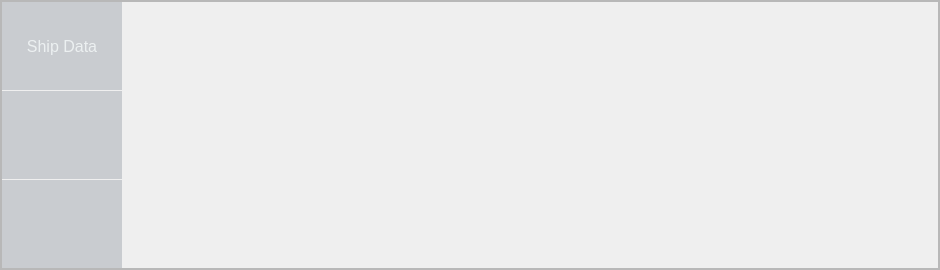
<?xml version="1.0" encoding="UTF-8"?>
<ui version="4.0">
 <class>ConnectionManager</class>
 <widget class="QWidget" name="ConnectionManager">
  <property name="geometry">
   <rect>
    <x>0</x>
    <y>0</y>
    <width>940</width>
    <height>270</height>
   </rect>
  </property>
  <property name="minimumSize">
   <size>
    <width>940</width>
    <height>0</height>
   </size>
  </property>
  <property name="maximumSize">
   <size>
    <width>16777215</width>
    <height>280</height>
   </size>
  </property>
  <property name="windowTitle">
   <string>Form</string>
  </property>
  <property name="styleSheet">
   <string notr="true"/>
  </property>
  <layout class="QHBoxLayout" name="horizontalLayout">
   <property name="spacing">
    <number>0</number>
   </property>
   <property name="leftMargin">
    <number>0</number>
   </property>
   <property name="topMargin">
    <number>0</number>
   </property>
   <property name="rightMargin">
    <number>0</number>
   </property>
   <property name="bottomMargin">
    <number>0</number>
   </property>
   <item>
    <widget class="QFrame" name="frameMain">
     <property name="styleSheet">
      <string notr="true"/>
     </property>
     <property name="frameShape">
      <enum>QFrame::StyledPanel</enum>
     </property>
     <property name="frameShadow">
      <enum>QFrame::Raised</enum>
     </property>
     <layout class="QHBoxLayout" name="horizontalLayout_2">
      <property name="spacing">
       <number>0</number>
      </property>
      <property name="leftMargin">
       <number>0</number>
      </property>
      <property name="topMargin">
       <number>0</number>
      </property>
      <property name="rightMargin">
       <number>0</number>
      </property>
      <property name="bottomMargin">
       <number>0</number>
      </property>
      <item>
       <widget class="QFrame" name="frameLayer">
        <property name="styleSheet">
         <string notr="true"/>
        </property>
        <property name="frameShape">
         <enum>QFrame::StyledPanel</enum>
        </property>
        <property name="frameShadow">
         <enum>QFrame::Raised</enum>
        </property>
        <layout class="QHBoxLayout" name="horizontalLayout_3">
         <property name="leftMargin">
          <number>0</number>
         </property>
         <property name="topMargin">
          <number>0</number>
         </property>
         <property name="rightMargin">
          <number>0</number>
         </property>
         <property name="bottomMargin">
          <number>0</number>
         </property>
         <item>
          <widget class="QFrame" name="frame_8">
           <property name="minimumSize">
            <size>
             <width>120</width>
             <height>0</height>
            </size>
           </property>
           <property name="styleSheet">
            <string notr="true">QPushButton{
border:none;
font: 12pt &quot;Segoe UI&quot;;
background-color: rgba(44, 62, 80,50);
color: rgb(236, 240, 241);
}

QPushButton:checked{
background-color: rgba(44, 62, 80,100);
color: rgba(236, 240, 241,200);
}

QPushButton:hover{
background-color: rgba(44, 62, 80,80);
color: rgba(236, 240, 241,220);
}

QPushButton:checked:hover{
background-color: rgba(44, 62, 80,150);
color: rgba(236, 240, 241,200);
}</string>
           </property>
           <property name="frameShape">
            <enum>QFrame::NoFrame</enum>
           </property>
           <property name="frameShadow">
            <enum>QFrame::Plain</enum>
           </property>
           <layout class="QGridLayout" name="gridLayout_6">
            <property name="leftMargin">
             <number>0</number>
            </property>
            <property name="topMargin">
             <number>0</number>
            </property>
            <property name="rightMargin">
             <number>0</number>
            </property>
            <property name="bottomMargin">
             <number>0</number>
            </property>
            <property name="horizontalSpacing">
             <number>0</number>
            </property>
            <property name="verticalSpacing">
             <number>1</number>
            </property>
            <item row="0" column="0">
             <widget class="QPushButton" name="pbShs">
              <property name="sizePolicy">
               <sizepolicy hsizetype="Preferred" vsizetype="Preferred">
                <horstretch>0</horstretch>
                <verstretch>0</verstretch>
               </sizepolicy>
              </property>
              <property name="minimumSize">
               <size>
                <width>100</width>
                <height>0</height>
               </size>
              </property>
              <property name="font">
               <font>
                <family>Segoe UI</family>
                <pointsize>12</pointsize>
                <weight>50</weight>
                <italic>false</italic>
                <bold>false</bold>
               </font>
              </property>
              <property name="styleSheet">
               <string notr="true"/>
              </property>
              <property name="text">
               <string>Ship Data</string>
              </property>
              <property name="checkable">
               <bool>true</bool>
              </property>
              <property name="checked">
               <bool>false</bool>
              </property>
             </widget>
            </item>
            <item row="1" column="0">
             <widget class="QPushButton" name="pbIn">
              <property name="sizePolicy">
               <sizepolicy hsizetype="Preferred" vsizetype="Preferred">
                <horstretch>0</horstretch>
                <verstretch>0</verstretch>
               </sizepolicy>
              </property>
              <property name="minimumSize">
               <size>
                <width>100</width>
                <height>0</height>
               </size>
              </property>
              <property name="font">
               <font>
                <family>Segoe UI</family>
                <pointsize>12</pointsize>
                <weight>50</weight>
                <italic>false</italic>
                <bold>false</bold>
               </font>
              </property>
              <property name="styleSheet">
               <string notr="true"/>
              </property>
              <property name="text">
               <string/>
              </property>
              <property name="checkable">
               <bool>true</bool>
              </property>
              <property name="checked">
               <bool>false</bool>
              </property>
             </widget>
            </item>
            <item row="2" column="0">
             <widget class="QPushButton" name="pbOut">
              <property name="sizePolicy">
               <sizepolicy hsizetype="Preferred" vsizetype="Preferred">
                <horstretch>0</horstretch>
                <verstretch>0</verstretch>
               </sizepolicy>
              </property>
              <property name="minimumSize">
               <size>
                <width>100</width>
                <height>0</height>
               </size>
              </property>
              <property name="font">
               <font>
                <family>Segoe UI</family>
                <pointsize>12</pointsize>
                <weight>50</weight>
                <italic>false</italic>
                <bold>false</bold>
               </font>
              </property>
              <property name="styleSheet">
               <string notr="true"/>
              </property>
              <property name="text">
               <string/>
              </property>
              <property name="checkable">
               <bool>true</bool>
              </property>
              <property name="checked">
               <bool>false</bool>
              </property>
             </widget>
            </item>
           </layout>
          </widget>
         </item>
         <item>
          <widget class="QStackedWidget" name="swCommunicationStatus">
           <property name="styleSheet">
            <string notr="true"/>
           </property>
          </widget>
         </item>
        </layout>
       </widget>
      </item>
     </layout>
    </widget>
   </item>
  </layout>
 </widget>
 <resources/>
 <connections/>
</ui>
